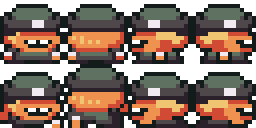
#> input picture assets/chars/child.png, 64 x 32 px, found by its file name (shown 4 times larger); its folder holds only this picture in this run
$ python art_contact_sheets.py
#> lines starting #> are read from the running program, lines starting #| are printed output that depends on the picture
#!/usr/bin/env python3
"""Art contact sheets + palette report (queue entry 7). Pillow only, read-only over the art.

For each existing image folder it writes docs/art/contact_sheets/<name>.png: every PNG at 2x nearest-neighbour on a
checkerboard, with its filename and pixel size underneath. It also writes palette_report.md beside the sheets with
the unique colour count per PNG and a flag for any semi-transparent alpha.

The names requested by the entry that have no folder here (sv_actors, pictures, img) are reported as missing and
skipped, never created.

Usage
  python3 tools/art_contact_sheets.py
  python3 tools/art_contact_sheets.py --out docs/art/contact_sheets --scale 3
"""
import argparse
import math
import os
import sys

from PIL import Image, ImageDraw, ImageFont

# requested name -> folder(s) that exist in this repo
FOLDERS = [
    ('characters', ['public/assets/chars']),
    ('faces', ['public/assets/faces']),
    ('enemies', ['public/assets/mon', 'public/assets/boss']),
    ('tilesets', ['public/assets/tiles']),
]
ABSENT = ['sv_actors', 'pictures', 'img']       # requested by the queue, do not exist here
FONT_CANDIDATES = [
    '/usr/share/fonts/truetype/dejavu/DejaVuSans.ttf',
    '/usr/share/fonts/truetype/dejavu/DejaVuSansMono.ttf',
]
CHECKER = ((32, 36, 44), (44, 50, 60))
LABEL_BG = (16, 18, 24)
LABEL_FG = (214, 222, 236)


def load_font(size):
    for p in FONT_CANDIDATES:
        if os.path.exists(p):
            try:
                return ImageFont.truetype(p, size)
            except OSError:
                pass
    try:
        return ImageFont.load_default(size=size)
    except TypeError:                            # Pillow < 10.1
        return ImageFont.load_default()


def checkerboard(size, cell=8):
    bg = Image.new('RGB', size, CHECKER[0])
    d = ImageDraw.Draw(bg)
    for y in range(0, size[1], cell):
        for x in range(0, size[0], cell):
            if (x // cell + y // cell) % 2:
                d.rectangle([x, y, x + cell - 1, y + cell - 1], fill=CHECKER[1])
    return bg


def unique_colours(img):
    """Distinct RGBA values that are actually visible, plus whether any alpha is neither 0 nor 255."""
    img = img.convert('RGBA')
    colours = set()
    soft = 0
    for count, colour in img.getcolors(maxcolors=1 << 24) or []:   # not getdata(): deprecated in Pillow 14
        if colour[3] == 0:
            continue
        colours.add(colour)
        if colour[3] != 255:
            soft += count
    return len(colours), soft


def sheet_for(folder, out_path, scale):
#> called with folder = 'public/assets/chars', out_path = 'docs/art/contact_sheets/chars.png', scale = 2
    names = sorted(n for n in os.listdir(folder) if n.lower().endswith('.png'))
    if not names:
        return None
    imgs = [(n, Image.open(os.path.join(folder, n))) for n in names]
    cell_w = max(im.size[0] for _, im in imgs) * scale + 16
#> cell_w = 144
    cell_h = max(im.size[1] for _, im in imgs) * scale + 16
#> cell_h = 80
    label_h = 30
    cols = max(1, min(6, int(math.sqrt(len(imgs) * 1.6)) or 1))
#> cols = 1
    rows = math.ceil(len(imgs) / cols)
#> rows = 1
    W = cols * cell_w
#> W = 144
    H = rows * (cell_h + label_h)
#> H = 110
    sheet = Image.new('RGB', (W, H), LABEL_BG)
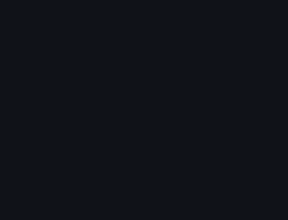
#> sheet: PIL image 144x110 RGB (shown 2 times larger); mean R, G, B 16, 18, 24
    font = load_font(11)
    d = ImageDraw.Draw(sheet)
    for i, (name, im) in enumerate(imgs):
        cx = (i % cols) * cell_w
        cy = (i // cols) * (cell_h + label_h)
        big = im.resize((im.size[0] * scale, im.size[1] * scale), Image.NEAREST)
        board = checkerboard(big.size)
        if big.mode == 'RGBA':
            board.paste(big, (0, 0), big)
        else:
            board.paste(big.convert('RGB'), (0, 0))
        sheet.paste(board, (cx + 8, cy + 8))
        d.text((cx + 8, cy + cell_h + 4), f'{name}  {im.size[0]}x{im.size[1]}', font=font, fill=LABEL_FG)
#> this loop made 1 pass
#> (name, cx, cy) on pass 1: ('child.png', 0, 0)
#> pass 1, in checkerboard, `bg = Image.new('RGB', size, CHECKER[0])`:
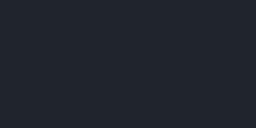
#> bg: PIL image 128x64 RGB (shown 2 times larger); mean R, G, B 32, 36, 44
#> after the loop:
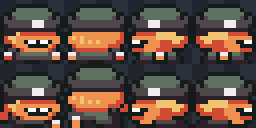
#> board: PIL image 128x64 RGB (shown 2 times larger); mean R, G, B 96.3, 76.1, 65.3
#> after the loop:
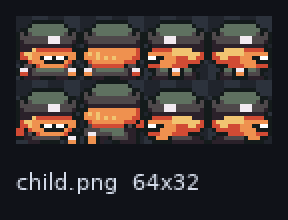
#> sheet: PIL image 144x110 RGB (shown 2 times larger); mean R, G, B 60.1, 50.7, 48.1
    sheet.save(out_path)
    return {'folder': folder, 'sheet': out_path, 'count': len(imgs), 'size': sheet.size}


def main(argv=None):
    ap = argparse.ArgumentParser(description='Contact sheets and a palette report for the shipped art.')
    ap.add_argument('--out', default='docs/art/contact_sheets', help='output directory')
    ap.add_argument('--scale', type=int, default=2, help='nearest-neighbour zoom (default 2)')
    args = ap.parse_args(argv)

    os.makedirs(args.out, exist_ok=True)
    sheets = []
    missing = list(ABSENT)
    for label, candidates in FOLDERS:
        present = [c for c in candidates if os.path.isdir(c)]
        if not present:
            missing.append(label)
            continue
        for folder in present:
            slug = os.path.basename(folder)
            out = os.path.join(args.out, f'{slug}.png')
            made = sheet_for(folder, out, args.scale)
#> made = {'folder': 'public/assets/chars', 'sheet': 'docs/art/contact_sheets/chars.png', 'count': 1, 'size': (144, 110)}
            if made:
                made['label'] = label
                sheets.append(made)

    # palette report over exactly the images that were rendered
    rows = []
    for made in sheets:
        for name in sorted(n for n in os.listdir(made['folder']) if n.lower().endswith('.png')):
            p = os.path.join(made['folder'], name)
            with Image.open(p) as im:
#> im is the input picture: PIL image 64x32 RGBA; mean R, G, B, A 121.7, 99.7, 87.2, 209.6
                n_colours, soft = unique_colours(im)
#> the loop in unique_colours, `for count, colour in img.getcolors(maxcolors=1 << 24) or []:` made 15 passes
#> (count, colour) on passes 1 to 12: (16, (255, 255, 255, 255)), (52, (242, 234, 241, 255)), (74, (241, 196, 113, 255)), (239, (95, 113, 96, 255)), (214, (239, 145, 79, 255)), (278, (78, 72, 74, 255)), (171, (209, 75, 52, 255)), (212, (43, 33, 42, 255)), (427, (20, 27, 27, 255)), (247, (255, 255, 255, 0)), (2, (46, 57, 57, 0)), (6, (43, 33, 42, 0))
#> after the loop in unique_colours, `for count, colour in img.getcolors(maxcolors=1 << 24) or []:`: colours = 9 items; soft = 0
                rows.append((made['folder'], name, f'{im.size[0]}x{im.size[1]}', n_colours, soft))
    report = [
        '# Palette report',
        '',
        f'{len(rows)} PNG(s) across {len(sheets)} sheet(s); zoom {args.scale}x nearest-neighbour.',
        'Unique colours ignore fully transparent pixels and count RGBA values.',
        '',
        '| folder | image | size | unique colours | semi-transparent |',
        '|---|---|---|---|---|',
    ]
    for folder, name, size, n, soft in rows:
        report.append(f'| `{folder}` | {name} | {size} | {n} | {"YES: " + str(soft) + " px" if soft else "no"} |')
    soft_files = [r for r in rows if r[4]]
    report += ['', f'Semi-transparent alpha: {len(soft_files)} file(s) affected'
                   + (': ' + ', '.join(f'{f}/{n}' for f, n, _, _, _ in soft_files) if soft_files else '') + '.', '']
    if missing:
        report += [f'Requested folders with no directory here (skipped, not created): {", ".join(missing)}.', '']
    with open(os.path.join(args.out, 'palette_report.md'), 'w') as fh:
        fh.write('\n'.join(report) + '\n')

    for made in sheets:
        print(f'{made["sheet"]}  {made["count"]} image(s)  {made["size"][0]}x{made["size"][1]}')
    print(f'{os.path.join(args.out, "palette_report.md")}  {len(rows)} row(s), {len(soft_files)} with soft alpha')
    if missing:
        print(f'missing folders (skipped): {", ".join(missing)}')
    return 0


if __name__ == '__main__':
    sys.exit(main())
#> (the program exits here)
